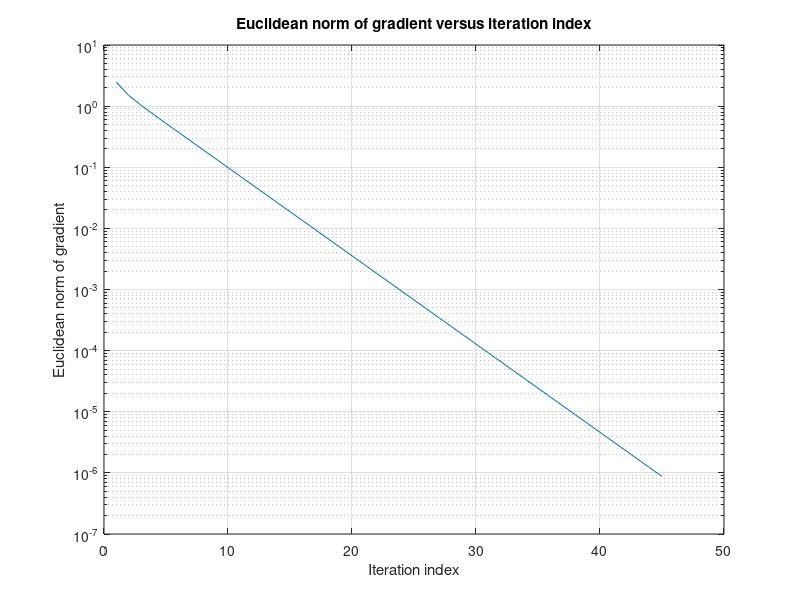
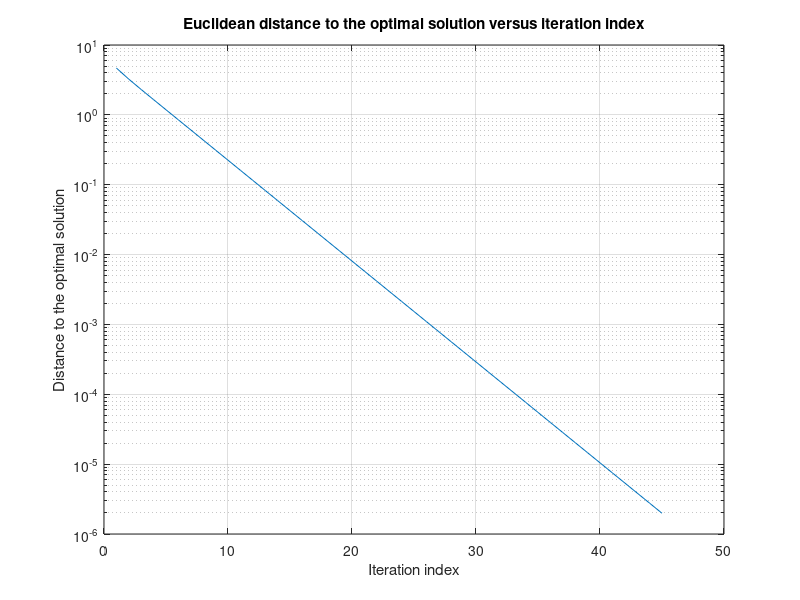

Write MATLAB code to recreate these figures, in order.
% Implementation of Gradient Descent with a fixed step size for Quadratic
% optimization problem
% minimize f(x) = 1/2 x^T Q x + a^{T} x


Q = [1 0.5 0;
    0.5 1 0.25;
    0 0.25 1;]; % Q is positive definite.

a = [1; -1; 2];

x_opt = Q\(-a);

lambda_max = max(eig(Q)); % max eigenvalue of lambda

alpha = 1/lambda_max % The fixed step size alpha should be smaller that 2/lambda_max to ensure global convergence

%% Gradient Descent

itr = 1;
x = [0; 0; 0]; % initial point

epsilon = 10^(-6);

while (norm(Q*x(:,itr) + a,2) > epsilon) % Stopping criterion: Euclidean norm of gradient <= epsilon 


    x_new = x(:,itr) - alpha*(Q*x(:,itr) + a); % Gradient Descent step
    x = [x x_new];
    itr = itr + 1;
    itr
end

% grad_x will save the Euclidean norm of gradient at each iteration.
grad_x = [];

for k=1:itr
   
    grad_x = [grad_x; norm(Q*x(:,k) + a,2)];
    
end

figure(1);

semilogy([1:1:itr], grad_x)
title('Euclidean norm of gradient versus iteration index')
xlabel('Iteration index')
ylabel('Euclidean norm of gradient')
grid on

% x_err will save the distance from x_k to x^* at each iteration, in
% Euclidean norm

x_err = [];

for k=1:itr
   
    x_err = [x_err; norm(x(:,k)-x_opt,2)];
    
end

figure(2);

semilogy([1:1:itr], x_err)
title('Euclidean distance to the optimal solution versus iteration index')
xlabel('Iteration index')
ylabel('Distance to the optimal solution')
grid on
